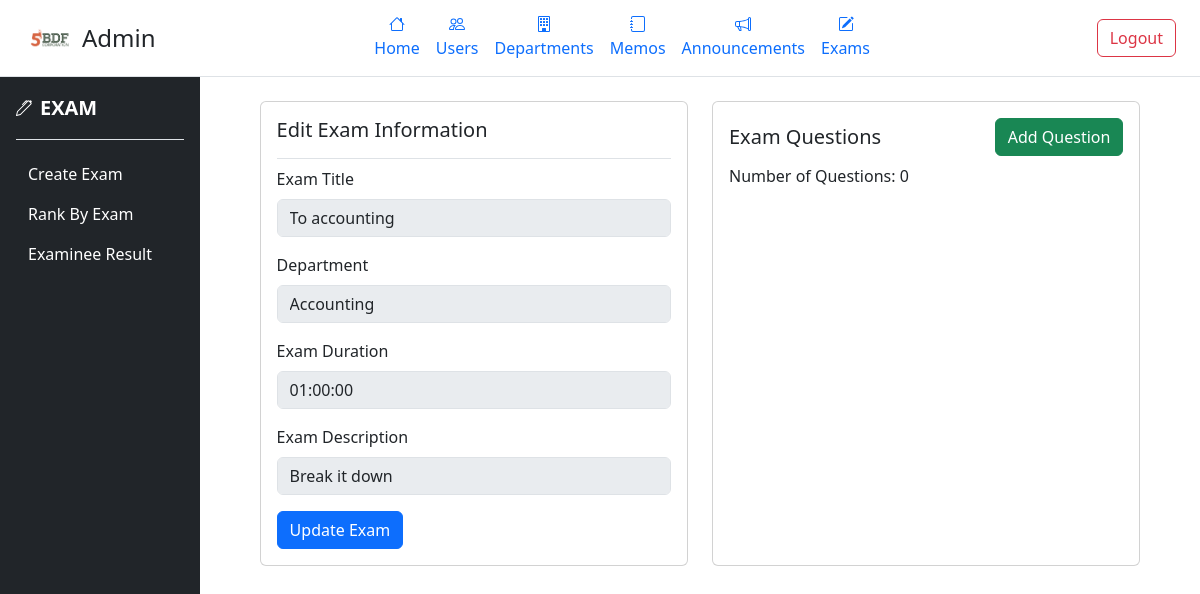
The page /admin/exam-items.php?exam_id=14 (signed in) on the database its author committed.
### tables this page shows
CREATE TABLE `exams` (
  `exam_id` int(11) NOT NULL,
  `exam_title` varchar(255) NOT NULL,
  `department` varchar(255) NOT NULL,
  `description` varchar(255) NOT NULL,
  `duration` time NOT NULL
);

### admin/exam-items.php (the view, shortened to what this page needs)
<?php
require_once '../db/dbcon.php';
$exam_id = $_GET['exam_id'] ?? null;
$exam = null;
if ($exam_id) {
    $sql = "SELECT * FROM exams WHERE exam_id = ?";
    $stmt = $conn->prepare($sql);
    $stmt->bind_param("i", $exam_id);
    $stmt->execute();
    $result = $stmt->get_result();
    if ($result->num_rows > 0) {
        $exam = $result->fetch_assoc();
    } else {
        header("Location: manage-exams.php?status=exam_not_found");
        exit();
    }
} else {
    header("Location: manage-exams.php?status=missing_exam_id");
    exit();
}
$items_query = "SELECT * FROM exam_items WHERE exam_id = ?";
$stmt = $conn->prepare($items_query);
$stmt->bind_param("i", $exam_id);
$stmt->execute();
$items_result = $stmt->get_result();
$questions = $items_result->fetch_all(MYSQLI_ASSOC);
?>
<!DOCTYPE html>
<html lang="en">
<head>
  <link href="https://cdn.jsdelivr.net/npm/bootstrap@5.3.5/dist/css/bootstrap.min.css" rel="stylesheet">
</head>
<body>
    <header class="d-flex flex-wrap align-items-center justify-content-between py-2 px-4 border-bottom">
    <div class="d-flex align-items-center gap-2">
      <img src="../img/5bdflogo.png" alt="5BDF Logo" height="50" width="50">
      <h4 class="m-0">Admin</h4>
    </div>
    <nav>
      <ul class="nav">
          <li class="nav-item">
          <a href="#" class="nav-link d-flex flex-column align-items-center px-2">
              Home
          </a>
          </li>
          <li class="nav-item">
          <a href="./admin.php" class="nav-link d-flex flex-column align-items-center px-2">
              Users
          </a>
          </li>
          <li class="nav-item">
          <a href="./departments.php" class="nav-link d-flex flex-column align-items-center px-2">
              Departments
          </a>
          </li>
          <li class="nav-item">
          <a href="./memos.php" class="nav-link d-flex flex-column align-items-center px-2">
              Memos
          </a>
          </li>
          <li class="nav-item">
          <a href="./announcements.php" class="nav-link d-flex flex-column align-items-center px-2">
              Announcements
          </a>
          </li>
          <li class="nav-item">
            <a href="./Exams.php" class="nav-link d-flex flex-column align-items-center px-2">
              Exams
            </a>
          </li>
      </ul>
    </nav>
    <div>
      <button class="btn btn-outline-danger ms-2" onclick="window.location.href='logout.php'">Logout</button>
    </div>
  </header>
  <main class="d-flex">
    <div class="flex-shrink-0 p-3 bg-dark text-white min-vh-100" style="width: 200px;">
      <a href="#" class="d-flex align-items-center pb-3 mb-3 text-white text-decoration-none border-bottom">
        <span class="fs-5 fw-semibold ms-2">EXAM</span>
      </a>
      <ul class="list-unstyled ps-0">
        <li class="mb-1">
          <a href="manage-exams.php" class="btn btn-toggle border-0 text-white d-flex justify-content-between align-items-center w-100">
            <span>Create Exam</span>
          </a>
        </li>
        <li class="mb-1">
          <a href="manage-exams.php" class="btn btn-toggle border-0 text-white d-flex justify-content-between align-items-center w-100">
            <span>Rank By Exam</span>
          </a>
        </li>
        <li class="mb-1">
          <a href="manage-exams.php" class="btn btn-toggle border-0 text-white d-flex justify-content-between align-items-center w-100">
            <span>Examinee Result</span>
          </a>
        </li>
      </ul>
    </div>
<div class="flex-grow-1 p-4">
  <div class="d-flex justify-content-center gap-4 flex-wrap">
    <?php if (!empty($exam)): ?>
      <div class="card" style="width: 45%;">
        <div class="card-body">
          <h5 class="card-title border-bottom pb-3">Edit Exam Information</h5>
          <form>
            <div class="mb-3">
              <label for="exam_title" class="form-label">Exam Title</label>
              <input type="text" class="form-control" id="exam_title" name="exam_title" value="<?php echo htmlspecialchars($exam['exam_title']); ?>" disabled>
            </div>
            <div class="mb-3">
              <label for="exam_department" class="form-label">Department</label>
              <input type="text" class="form-control" id="exam_department" name="exam_department" value="<?php echo htmlspecialchars($exam['department']); ?>" disabled>
            </div>
            <div class="mb-3">
              <label for="exam_duration" class="form-label">Exam Duration</label>
              <input type="text" class="form-control" id="exam_duration" name="exam_duration" value="<?php echo htmlspecialchars($exam['duration']); ?>" disabled>
            </div>
            <div class="mb-3">
              <label for="exam_description" class="form-label">Exam Description</label>
              <input type="text" class="form-control" id="exam_description" name="exam_description" value="<?php echo htmlspecialchars($exam['description']); ?>" disabled>
            </div>
            <button type="button" class="btn btn-primary" data-bs-toggle="modal" data-bs-target="#updateExamModal<?php echo $exam['exam_id']; ?>">
              Update Exam
            </button>
          </form>
        </div>
      </div>
    <?php endif; ?>
    <div class="card" style="width: 45%;">
      <div class="card-body">
        <div class="d-flex justify-content-between align-items-center mb-2">
          <h5 class="card-title mb-0">Exam Questions</h5>
          <button type="button" class="btn btn-success" data-bs-toggle="modal" data-bs-target="#addQuestionModal">
            Add Question
          </button>
        </div>
        <p class="card-text">Number of Questions: <span id="questionCount"><?= count($questions) ?></span></p>
      </div>
    </div>
  </div>
</div>
  </main>
</body>
</html>

### rows shown on the page
exams: exam_title "To accounting", exam_department "Accounting", exam_duration "01:00:00", exam_description "Break it down"

### other values the page prints
count($questions) "0"
